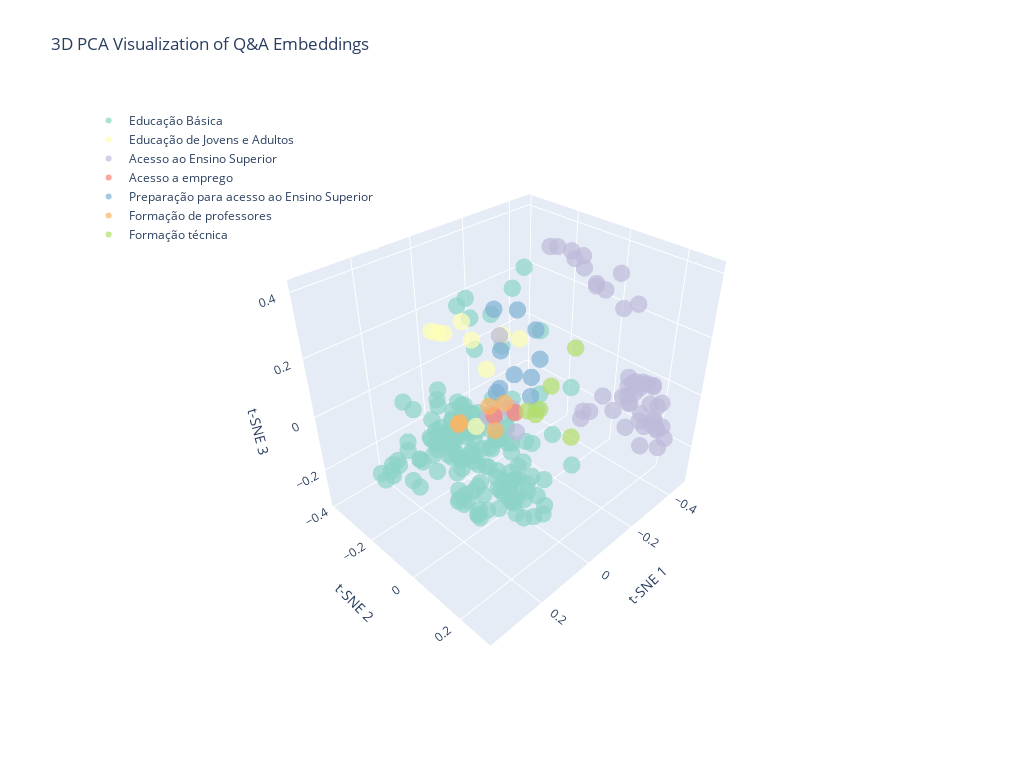

This figure's notebook cell:
### Code cell
create_3d_plot(embeddings_3d_pca, embeddings_df, "3D PCA Visualization of Q&A Embeddings")

### Figure 1 — Plotly figure (JSON) as saved in the notebook; plotly's stock layout.template omitted (floating-point values rounded to 4 significant figures; data arrays with more than 128 entries replaced by an {"elided": "..."} marker saying what was removed)
{"data": [{"hovertemplate": "%{text}<extra></extra>", "marker": {"color": "rgb(141,211,199)", "opacity": 0.7, "size": 6}, "mode": "markers", "name": "Educação Básica", "text": {"elided": "159 str values"}, "type": "scatter3d", "x": {"elided": "159 float values"}, "y": {"elided": "159 float values"}, "z": {"elided": "159 float values"}}, {"hovertemplate": "%{text}<extra></extra>", "marker": {"color": "rgb(255,255,179)", "opacity": 0.7, "size": 6}, "mode": "markers", "name": "Educação de Jovens e Adultos", "text": ["Tópico: Educação de Jovens e Adultos<br>Programa: EJA<br>Pergunta: O que é EJA?", "Tópico: Educação de Jovens e Adultos<br>Programa: EJA<br>Pergunta: Quem pode participar do EJA?", "Tópico: Educação de Jovens e Adultos<br>Programa: EJA<br>Pergunta: Como funciona o EJA?", "Tópico: Educação de Jovens e Adultos<br>Programa: EJA<br>Pergunta: Onde encontrar o EJA?", "Tópico: Educação de Jovens e Adultos<br>Programa: PROEJA<br>Pergunta: Como o EJA pode me preparar para o mercado de trabalho?", "Tópico: Educação de Jovens e Adultos<br>Programa: PROEJA<br>Pergunta: Quais são as instituições que ofertam os cursos?", "Tópico: Educação de Jovens e Adultos<br>Programa: PROEJA<br>Pergunta: Como é feita a seleção para os cursos Proeja?", "Tópico: Educação de Jovens e Adultos<br>Programa: PROEJA<br>Pergunta: Eu já concluí o ensino médio, posso cursar o Proeja ?", "Tópico: Educação de Jovens e Adultos<br>Programa: Pé-de-meia/EJA<br>Pergunta: Alunos da EJA têm direito ao recebimento do Pé de Meia?"], "type": "scatter3d", "x": [0.00853, -0.07414, -0.01384, -0.01813, -0.11, -0.1505, -0.1944, -0.1634, 0.1402], "y": [-0.3338, -0.2462, -0.3006, -0.3371, -0.3309, -0.2653, -0.2367, -0.1299, 0.005351], "z": [0.1604, 0.1319, 0.1574, 0.1429, 0.1475, -0.01801, 0.1038, 0.1477, 0.05873]}, {"hovertemplate": "%{text}<extra></extra>", "marker": {"color": "rgb(190,186,218)", "opacity": 0.7, "size": 6}, "mode": "markers", "name": "Acesso ao Ensino Superior", "text": ["Tópico: Acesso ao Ensino Superior<br>Programa: SISU<br>Pergunta: O que é o SISU?", "Tópico: Acesso ao Ensino Superior<br>Programa: SISU<br>Pergunta: Quem pode se inscrever no SISU?", "Tópico: Acesso ao Ensino Superior<br>Programa: SISU<br>Pergunta: Posso escolher qual semestre irei cursar?", "Tópico: Acesso ao Ensino Superior<br>Programa: SISU<br>Pergunta: O candidato que participou do Sisu em edições anteriores e foi selecionado pode concorrer nesta edição?", "Tópico: Acesso ao Ensino Superior<br>Programa: SISU<br>Pergunta: O candidato matriculado em instituição de educação superior pode concorrer no processo seletivo desta edição do Sisu?", "Tópico: Acesso ao Ensino Superior<br>Programa: SISU<br>Pergunta: É cobrada alguma taxa para a realização da inscrição?", "Tópico: Acesso ao Ensino Superior<br>Programa: SISU<br>Pergunta: Quais os documentos necessários para fazer a inscrição no Sisu?", "Tópico: Acesso ao Ensino Superior<br>Programa: CPOP (Rede Nacional de Cursinhos Populares)<br>Pergunta: O que é um cursinho popular?", "Tópico: Acesso ao Ensino Superior<br>Programa: CPOP (Rede Nacional de Cursinhos Populares)<br>Pergunta: O que é a Rede Nacional de Cursinhos Populares (CPOP)?", "Tópico: Acesso ao Ensino Superior<br>Programa: CPOP (Rede Nacional de Cursinhos Populares)<br>Pergunta: Como um cursinho entra para a CPOP?", "Tópico: Acesso ao Ensino Superior<br>Programa: CPOP (Rede Nacional de Cursinhos Populares)<br>Pergunta: Como sei os cursinhos populares que fazem parte da CPOP?", "Tópico: Acesso ao Ensino Superior<br>Programa: CPOP (Rede Nacional de Cursinhos Populares)<br>Pergunta: Sou aluno e quero participar de um cursinho da CPOP?", "Tópico: Acesso ao Ensino Superior<br>Programa: CPOP (Rede Nacional de Cursinhos Populares)<br>Pergunta: Os alunos de cursinhos da CPOP recebem algum apoio?", "Tópico: Acesso ao Ensino Superior<br>Programa: ENEM (Exame Nacional do Ensino Médio)<br>Pergunta: O que é o ENEM?", "Tópico: Acesso ao Ensino Superior<br>Programa: ENEM (Exame Nacional do Ensino Médio)<br>Pergunta: Para que serve a nota do ENEM?", "Tópico: Acesso ao Ensino Superior<br>Programa: ENEM (Exame Nacional do Ensino Médio)<br>Pergunta: Quem pode fazer a prova do ENEM?", "Tópico: Acesso ao Ensino Superior<br>Programa: ENEM (Exame Nacional do Ensino Médio)<br>Pergunta: Como faço para me inscrever no ENEM?", "Tópico: Acesso ao Ensino Superior<br>Programa: ENEM (Exame Nacional do Ensino Médio)<br>Pergunta: Preciso pagar para fazer o ENEM?", "Tópico: Acesso ao Ensino Superior<br>Programa: ENEM (Exame Nacional do Ensino Médio)<br>Pergunta: Existe isenção da taxa de inscrição do ENEM?", "Tópico: Acesso ao Ensino Superior<br>Programa: ENEM (Exame Nacional do Ensino Médio)<br>Pergunta: Se eu conseguir a isenção da taxa, minha inscrição no ENEM está garantida?", "Tópico: Acesso ao Ensino Superior<br>Programa: ENEM (Exame Nacional do Ensino Médio)<br>Pergunta: Sou aluno de escola pública, minha inscrição no ENEM é automática?", "Tópico: Acesso ao Ensino Superior<br>Programa: ENEM (Exame Nacional do Ensino Médio)<br>Pergunta: Como são as provas do ENEM?", "Tópico: Acesso ao Ensino Superior<br>Programa: ENEM (Exame Nacional do Ensino Médio)<br>Pergunta: Posso usar minha nota do ENEM para estudar fora do Brasil?", "Tópico: Acesso ao Ensino Superior<br>Programa: ENEM (Exame Nacional do Ensino Médio)<br>Pergunta: Não consegui fazer a prova em um dos dias. Posso refazer?", "Tópico: Acesso ao Ensino Superior<br>Programa: ENEM (Exame Nacional do Ensino Médio)<br>Pergunta: O ENEM tem prazo de validade?", "Tópico: Acesso ao Ensino Superior<br>Programa: ENEM (Exame Nacional do Ensino Médio)<br>Pergunta: O que é o programa \"Pé-de-Meia\" e qual a relação com o ENEM?", "Tópico: Acesso ao Ensino Superior<br>Programa: SISU (Sistema de Seleção Unificada)<br>Pergunta: O que é o SISU?", "Tópico: Acesso ao Ensino Superior<br>Programa: SISU (Sistema de Seleção Unificada)<br>Pergunta: Quem pode se inscrever no SISU?", "Tópico: Acesso ao Ensino Superior<br>Programa: SISU (Sistema de Seleção Unificada)<br>Pergunta: Como funciona a inscrição no SISU?", "Tópico: Acesso ao Ensino Superior<br>Programa: SISU (Sistema de Seleção Unificada)<br>Pergunta: O que é a \"nota de corte\" do SISU?", "Tópico: Acesso ao Ensino Superior<br>Programa: SISU (Sistema de Seleção Unificada)<br>Pergunta: E se eu não for aprovado na chamada regular do SISU?", "Tópico: Acesso ao Ensino Superior<br>Programa: Lei de Cotas<br>Pergunta: O que é o sistema de cotas?", "Tópico: Acesso ao Ensino Superior<br>Programa: Lei de Cotas<br>Pergunta: Como saber se tenho direito às cotas?", "Tópico: Acesso ao Ensino Superior<br>Programa: Lei de Cotas<br>Pergunta: Onde indico que quero concorrer pelas cotas?", "Tópico: Acesso ao Ensino Superior<br>Programa: ProUni (Programa Universidade para Todos)<br>Pergunta: O que é o ProUni?", "Tópico: Acesso ao Ensino Superior<br>Programa: ProUni (Programa Universidade para Todos)<br>Pergunta: Quem pode se inscrever no ProUni?", "Tópico: Acesso ao Ensino Superior<br>Programa: ProUni (Programa Universidade para Todos)<br>Pergunta: Qual o critério de renda para o ProUni?", "Tópico: Acesso ao Ensino Superior<br>Programa: ProUni (Programa Universidade para Todos)<br>Pergunta: Fui pré-selecionado no ProUni, isso garante minha bolsa?", "Tópico: Acesso ao Ensino Superior<br>Programa: ProUni (Programa Universidade para Todos)<br>Pergunta: Consegui uma bolsa de 50% do ProUni, mas não posso pagar o resto. O que faço?", "Tópico: Acesso ao Ensino Superior<br>Programa: ProUni (Programa Universidade para Todos)<br>Pergunta: Posso escolher qualquer curso no ProUni?", "Tópico: Acesso ao Ensino Superior<br>Programa: ProUni (Programa Universidade para Todos)<br>Pergunta: Posso me inscrever no ProUni e no Fies ao mesmo tempo?", "Tópico: Acesso ao Ensino Superior<br>Programa: ProUni (Programa Universidade para Todos)<br>Pergunta: E se eu perder o prazo de comprovação de documentos?", "Tópico: Acesso ao Ensino Superior<br>Programa: ProUni (Programa Universidade para Todos)<br>Pergunta: Quem já tem diploma pode participar do ProUni?", "Tópico: Acesso ao Ensino Superior<br>Programa: FIES (Fundo de Financiamento Estudantil)<br>Pergunta: O que é o FIES?", "Tópico: Acesso ao Ensino Superior<br>Programa: FIES (Fundo de Financiamento Estudantil)<br>Pergunta: Qual a diferença entre FIES e ProUni?", "Tópico: Acesso ao Ensino Superior<br>Programa: FIES (Fundo de Financiamento Estudantil)<br>Pergunta: Quais os requisitos para pedir o FIES?", "Tópico: Acesso ao Ensino Superior<br>Programa: FIES (Fundo de Financiamento Estudantil)<br>Pergunta: Como funciona o processo para conseguir o FIES?", "Tópico: Acesso ao Ensino Superior<br>Programa: FIES (Fundo de Financiamento Estudantil)<br>Pergunta: Posso me inscrever no Fies e no Prouni ao mesmo tempo?", "Tópico: Acesso ao Ensino Superior<br>Programa: FIES (Fundo de Financiamento Estudantil)<br>Pergunta: Posso financiar qualquer curso no Fies?", "Tópico: Acesso ao Ensino Superior<br>Programa: FIES (Fundo de Financiamento Estudantil)<br>Pergunta: Preciso ter fiador para o Fies?", "Tópico: Acesso ao Ensino Superior<br>Programa: FIES (Fundo de Financiamento Estudantil)<br>Pergunta: Como funcionam os pagamentos durante o curso?", "Tópico: Acesso ao Ensino Superior<br>Programa: FIES (Fundo de Financiamento Estudantil)<br>Pergunta: E se eu perder o prazo de comprovação de documentos?", "Tópico: Acesso ao Ensino Superior<br>Programa: FIES (Fundo de Financiamento Estudantil)<br>Pergunta: Posso adiantar parcelas do Fies?", "Tópico: Acesso ao Ensino Superior<br>Programa: FIES (Fundo de Financiamento Estudantil)<br>Pergunta: E se eu desistir do curso?", "Tópico: Acesso ao Ensino Superior<br>Programa: FIES (Fundo de Financiamento Estudantil)<br>Pergunta: Tabela Comparativa: SISU, ProUni e FIES"], "type": "scatter3d", "x": [-0.3802, -0.4347, -0.3803, -0.4626, -0.4641, -0.3811, -0.4094, -0.2779, -0.2387, -0.2961, -0.2494, -0.2971, -0.2379, -0.3087, -0.3054, -0.3518, -0.3567, -0.3227, -0.3344, -0.3662, -0.2941, -0.3126, -0.3858, -0.2919, -0.2908, -0.0322, -0.4147, -0.455, -0.4403, -0.3874, -0.4065, -0.2865, -0.2881, -0.2972, -0.386, -0.4271, -0.3663, -0.4305, -0.3211, -0.4584, -0.4566, -0.3483, -0.4163, -0.344, -0.4373, -0.3749, -0.3725, -0.4254, -0.4299, -0.3963, -0.2863, -0.3136, -0.3498, -0.3164, -0.4319], "y": [0.07812, 0.1155, 0.1341, 0.1413, 0.1618, 0.1661, 0.1042, -0.3818, -0.3573, -0.3323, -0.3365, -0.2976, -0.2151, -0.1505, -0.06514, -0.05253, -0.09355, 0.0526, 0.112, 0.1384, 0.04037, -0.1249, 0.05537, 0.04246, -0.00972, -0.07975, 0.08539, 0.1238, 0.1092, 0.1213, 0.1976, 0.02337, 0.0557, 0.02219, 0.029, 0.09367, 0.2387, 0.2206, 0.2921, 0.08709, 0.1923, 0.1962, 0.1158, 0.1556, 0.186, 0.1857, 0.1851, 0.205, 0.2171, 0.2534, 0.2527, 0.2517, 0.2934, 0.2393, 0.2143], "z": [-0.1221, -0.06068, -0.06672, -0.02883, -0.0302, 0.007302, 0.003806, -0.3239, -0.3045, -0.285, -0.3028, -0.2669, -0.2954, 0.3902, 0.4044, 0.3404, 0.3547, 0.3173, 0.2768, 0.2881, 0.3358, 0.3964, 0.3483, 0.3451, 0.4118, 0.2342, -0.08217, -0.03405, -0.02478, -0.04772, 0.01989, -0.134, -0.08961, -0.1114, -0.09351, -0.04262, -0.07391, -0.04592, -0.1168, -0.1262, -0.0876, 0.05933, -0.01556, -0.1281, -0.1492, -0.07606, -0.1036, -0.1152, -0.153, -0.1019, -0.1123, 0.02595, -0.09844, -0.06366, -0.1492]}, {"hovertemplate": "%{text}<extra></extra>", "marker": {"color": "rgb(251,128,114)", "opacity": 0.7, "size": 6}, "mode": "markers", "name": "Acesso a emprego", "text": ["Tópico: Acesso a emprego<br>Programa: Programa Progredir<br>Pergunta: O que é o Programa Progredir?", "Tópico: Acesso a emprego<br>Programa: Programa Progredir<br>Pergunta: Quem pode participar do Programa Progredir?"], "type": "scatter3d", "x": [-0.1064, -0.1468], "y": [-0.1865, -0.1321], "z": [-0.1382, -0.1185]}, {"hovertemplate": "%{text}<extra></extra>", "marker": {"color": "rgb(128,177,211)", "opacity": 0.7, "size": 6}, "mode": "markers", "name": "Preparação para acesso ao Ensino Superior", "text": ["Tópico: Preparação para acesso ao Ensino Superior<br>Programa: Cursinho Popular<br>Pergunta: O que é um Cursinho Popular?", "Tópico: Preparação para acesso ao Ensino Superior<br>Programa: Cursinho Popular<br>Pergunta: Quem tem direito a fazer Cursinho Popular?", "Tópico: Preparação para acesso ao Ensino Superior<br>Programa: Cursinho Popular<br>Pergunta: Por que o Cursinho Popular é importante?", "Tópico: Preparação para acesso ao Ensino Superior<br>Programa: Cursinho Popular<br>Pergunta: Quando é possível se inscrever no Cursinho Popular?", "Tópico: Preparação para acesso ao Ensino Superior<br>Programa: Cursinho Popular<br>Pergunta: Como se inscrever para o Cursinho Popular?", "Tópico: Preparação para acesso ao Ensino Superior<br>Programa: CadEJA<br>Pergunta: O que é o CadEJA?", "Tópico: Preparação para acesso ao Ensino Superior<br>Programa: CadEJA<br>Pergunta: Quem tem direito a acessar o CADEJA?", "Tópico: Preparação para acesso ao Ensino Superior<br>Programa: CadEJA<br>Pergunta: Por que o CADEJA é importante?", "Tópico: Preparação para acesso ao Ensino Superior<br>Programa: CadEJA<br>Pergunta: Quando é possível se inscrever no CADEJA?", "Tópico: Preparação para acesso ao Ensino Superior<br>Programa: CadEJA<br>Pergunta: Como se inscrever no CadEJA?"], "type": "scatter3d", "x": [-0.3086, -0.3238, -0.2835, -0.3559, -0.3338, -0.1891, -0.2219, -0.1597, -0.2517, -0.2458], "y": [-0.3879, -0.2316, -0.3444, -0.2599, -0.3219, -0.2672, -0.09916, -0.2084, -0.1463, -0.2209], "z": [-0.2486, -0.1953, -0.1966, -0.144, -0.1514, 0.1848, 0.06317, 0.07298, 0.1352, 0.1784]}, {"hovertemplate": "%{text}<extra></extra>", "marker": {"color": "rgb(253,180,98)", "opacity": 0.7, "size": 6}, "mode": "markers", "name": "Formação de professores", "text": ["Tópico: Formação de professores<br>Programa: ProCampo<br>Pergunta: O que é o ProCampo?", "Tópico: Formação de professores<br>Programa: ProCampo<br>Pergunta: Quem tem direito a fazer ProCampo?", "Tópico: Formação de professores<br>Programa: ProCampo<br>Pergunta: Por que o ProCampo é importante?", "Tópico: Formação de professores<br>Programa: ProCampo<br>Pergunta: Quando é possível se inscrever no ProCampo?", "Tópico: Formação de professores<br>Programa: ProCampo<br>Pergunta: Como se inscrever para o ProCampo?"], "type": "scatter3d", "x": [-0.0402, -0.07635, -0.02174, -0.1486, -0.1249], "y": [-0.2798, -0.1513, -0.2652, -0.1819, -0.23], "z": [-0.1811, -0.1627, -0.1708, -0.1081, -0.1336]}, {"hovertemplate": "%{text}<extra></extra>", "marker": {"color": "rgb(179,222,105)", "opacity": 0.7, "size": 6}, "mode": "markers", "name": "Formação técnica", "text": ["Tópico: Formação técnica<br>Programa: Institutos Federais<br>Pergunta: Posso fazer um curso técnico depois do ensino médio?", "Tópico: Formação técnica<br>Programa: Institutos Federais<br>Pergunta: Onde encontro cursos técnicos gratuitos perto de mim?", "Tópico: Formação técnica<br>Programa: Institutos Federais<br>Pergunta: Posso fazer um curso técnico sem ter feito o Enem?", "Tópico: Formação técnica<br>Programa: Institutos Federais<br>Pergunta: Quanto tempo dura um curso técnico?", "Tópico: Formação técnica<br>Programa: Institutos Federais<br>Pergunta: Que áreas de cursos técnicos posso fazer?", "Tópico: Formação técnica<br>Programa: Institutos Federais<br>Pergunta: Existe bolsa ou ajuda de custo para quem faz curso técnico?"], "type": "scatter3d", "x": [-0.2263, -0.19, -0.3037, -0.1894, -0.21, -0.2352], "y": [-0.05358, -0.119, -0.028, -0.06496, -0.1015, 0.0304], "z": [-0.01711, -0.1278, 0.09886, -0.0932, -0.1439, -0.1768]}], "layout": {"height": 768, "legend": {"x": 0.01, "xanchor": "left", "y": 0.99, "yanchor": "top"}, "scene": {"aspectmode": "auto", "aspectratio": {"x": 1.111, "y": 0.913, "z": 0.986}, "camera": {"eye": {"x": 1.5, "y": 1.5, "z": 1.5}}, "xaxis": {"title": {"text": "t-SNE 1"}, "type": "linear"}, "yaxis": {"title": {"text": "t-SNE 2"}, "type": "linear"}, "zaxis": {"title": {"text": "t-SNE 3"}, "type": "linear"}}, "title": {"text": "3D PCA Visualization of Q&A Embeddings"}, "width": 1024}}
